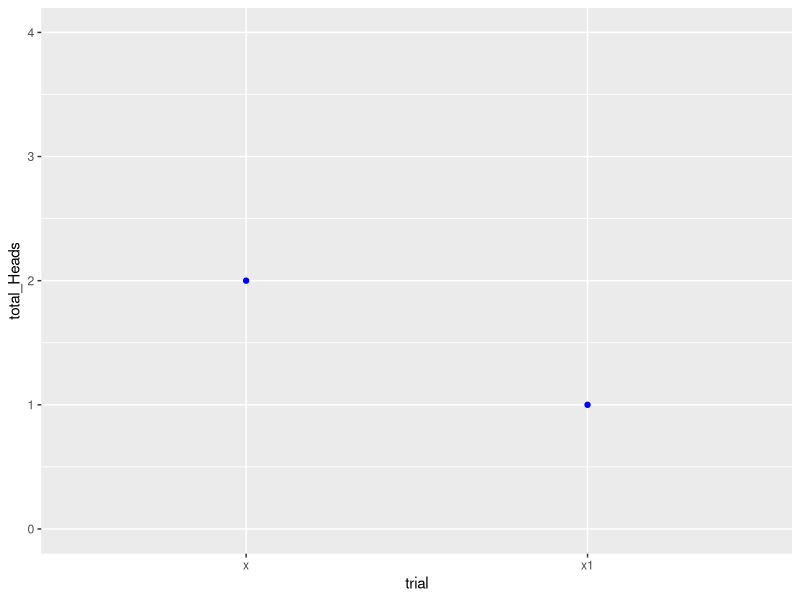
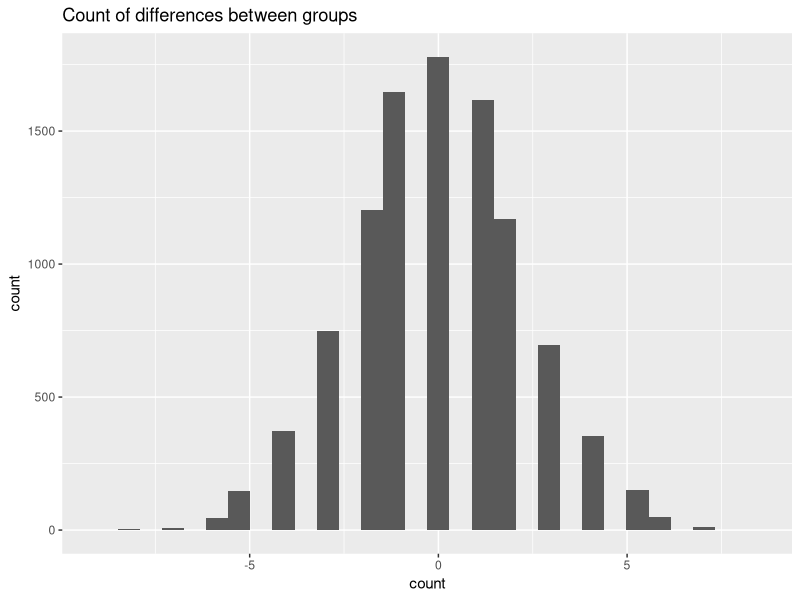

Source code (R) for these figures, in order:
## ---- chunk 1
knitr::opts_chunk$set(echo = TRUE)
library(knitr)
library(tidyverse)
## ---- chunk 2
tabl <- "  

| Control| Exper | 
|:-----:|:-----:|
|  'n' cans| 'n' cans  |
"
cat(tabl) # output the table in a format good for HTML/PDF/docx conversion
## ---- chunk 3
var = c('Temperature','Agitation','Brand','Bottling','Time b/w agitate & open','Time tap on the can','Where tap','For how long tap','How open the can','Full moon?', 'Altitude?')
method <- c('Keep in same fridge','Need a device or method','Use same','Pick same date','Need a device or method','Need a device or method','Need a device or method','Need a device or method','Need a device or method','Really?','Do experiment in same loc')

vocab.df<- data.frame(var,method)

knitr::kable(vocab.df,align = rep('l',5))


## ---- chunk 4

tap <- c(0,0,0,0,1,0,0,1,1,0)
NoTap <- c(1,1,1,1,1,0,1,1,1,0)

binomial.tap.df<- data.frame(tap,NoTap)

binomial.tap.df %>% 
  gather(key='condition',value= "fizz") %>% 
  group_by(condition) %>% 
  summarise(count_w_fizz=sum(fizz),Count_of_N = n(),"%_fizz"=sum(fizz)/n()) %>% t()

n_flips <- 4
## ---- chunk 5
x<- rbinom(n_flips,1,.5)
x
## ---- chunk 6
x1<- rbinom(n_flips,1,.5)
x1
## ---- chunk 7
x.x1<- tibble(x,x1)
(x.x1)

x.x1 %>% gather(trial,value) %>% group_by(trial)  %>% summarise(total_Heads=sum(value)) %>% 
  ggplot(aes(x=trial,y=total_Heads))+ geom_point(color='blue')+ylim(0,4)

## ---- chunk 8

flip <- function(n=10){
  x<- rbinom(n,1,.5)
 # print(x)
  return(sum(x))
  }

flip.samp <- function(n=10){
  x<- sample(c(0,1),n,prob=c(.5,.5),replace = T)
 # print(x)
  return(sum(x))
  }

#flip(20)
sims <- 10000
flip.df <- data.frame(matrix(ncol=2,nrow=sims))
colnames(flip.df) <- c('NoTap','Tap')

for (i in 1:sims){
  flip.df[i,1]<-flip(10)
  flip.df[i,2]<-flip(10)
}

head(flip.df,3)
#nrow(flip.df)
## ---- chunk 9
count <- data.frame(matrix(nrow=sims,ncol=1))
colnames(count) <- c("count")
for (i in 1:nrow(flip.df)){
  if(flip.df[i,1]>=8 & flip.df[i,2]<=3)
  {count[i,1] <- 1}
  else {count[i,1] <- 0}
}

cbind(flip.df[1:5,],head(count$count,5))
#head(flip.df[flip.df$NoTap>=8 & flip.df$Tap<=3,])
## ---- chunk 10

sum(count$count)
nrow(flip.df[flip.df$NoTap>=8,])/10000 #NoTap >= 8
d.8 <- sum(dbinom(10:8,10,prob=.5))
nrow(flip.df[flip.df$NoTap<=3,])/10000
d.3 <- sum(dbinom(3:0,10,prob=.5))

d.8*d.3
## ---- chunk 11
count <- data.frame(matrix(nrow=100,ncol=1))
colnames(count) <- c("count")
for (i in 1:nrow(flip.df)){
  count[i,1] <- flip.df[i,1] - flip.df[i,2]
}

head(count,10)
## ---- chunk 12

count %>% ggplot(aes(x=count))+geom_histogram()+labs(title = 'Count of differences between groups')

## ---- chunk 13
binomial.tap.df %>% 
  gather(key='condition',value= "fizz") %>% 
  group_by(condition) %>% 
  summarise(count_of_fizz=sum(fizz)) %>% t()
